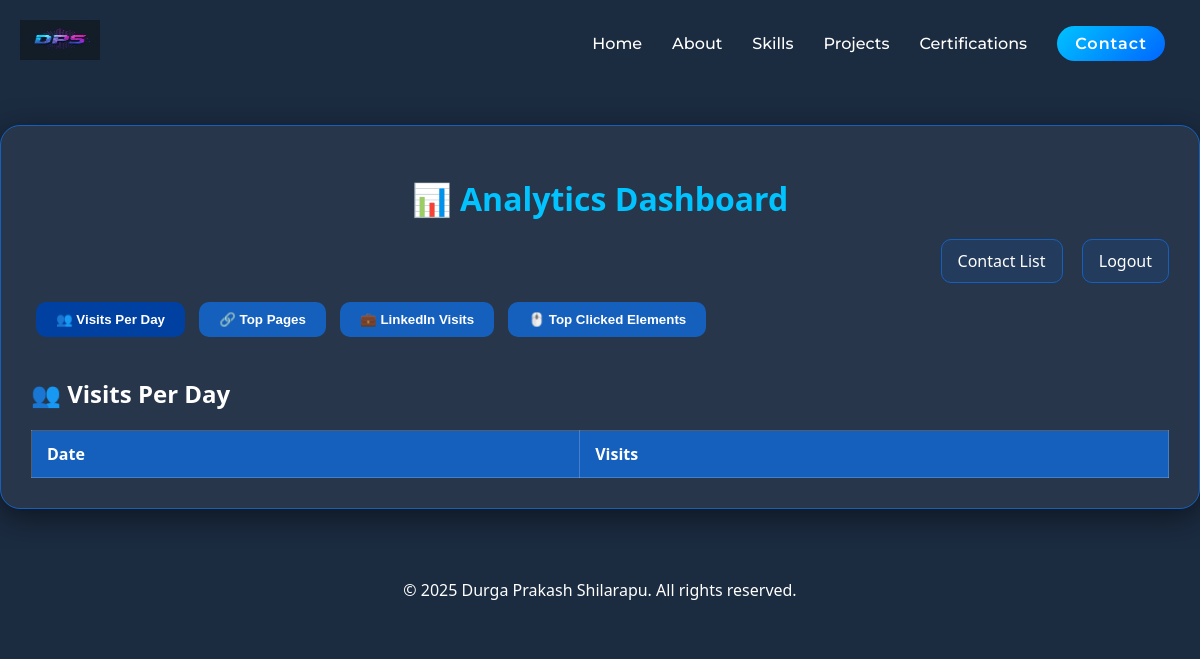
The page /analytics/ on the database as committed earlier.
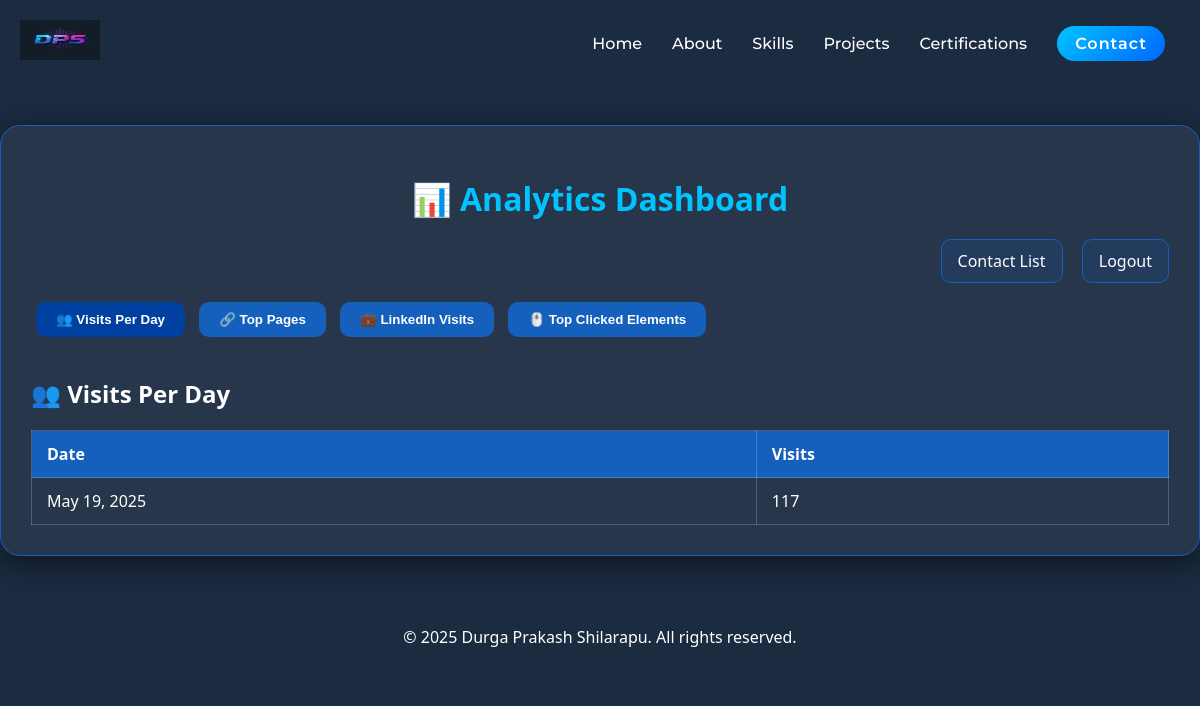
The same page on the database as committed later.
### Portfolio/models.py (models this page shows, shortened)
class VisitorLog(models.Model):
    ip_address = models.GenericIPAddressField()
    user_agent = models.TextField()
    referrer = models.URLField(null=True, blank=True)
    path = models.CharField(max_length=255)
    timestamp = models.DateTimeField(auto_now_add=True)
    clicked_element = models.CharField(max_length=255, null=True, blank=True)

### Portfolio/views.py (the view)
# urls.py: path('analytics/', analytics_dashboard, name='analytics_dashboard'),
def analytics_dashboard(request):
    visits_per_day = VisitorLog.objects.annotate(date=TruncDate('timestamp')).values('date').annotate(visits=Count('id')).order_by('-date')
    top_pages = VisitorLog.objects.values('path').annotate(visits=Count('id')).order_by('-visits')[:10]
    linkedin_visits = VisitorLog.objects.filter(referrer__icontains='linkedin.com').count()
    top_clicks = VisitorLog.objects.exclude(clicked_element__isnull=True).values('clicked_element').annotate(total=Count('id')).order_by('-total')[:10]
    return render(request, 'analytics_dashboard.html', {
        'visits_per_day': visits_per_day,
        'top_pages': top_pages,
        'linkedin_visits': linkedin_visits,
        'top_clicks': top_clicks
    })

### templates/analytics_dashboard.html (shortened to what this page needs)
{% extends "includes/base.html" %}
{% block content %}
<div class="dashboard-container">
  <h1>📊 Analytics Dashboard</h1>
  <div class="nav-links">
    <a href="{% url 'contact_list' %}" class="contact1-btn-nav">Contact List</a>
    <a href="{% url 'logout' %}" class="contact1-btn-nav">Logout</a>
  </div>
  <div>
    <button class="btn-toggle active" onclick="toggleSection('visits')">👥 Visits Per Day</button>
    <button class="btn-toggle" onclick="toggleSection('topPages')">🔗 Top Pages</button>
    <button class="btn-toggle" onclick="toggleSection('linkedin')">💼 LinkedIn Visits</button>
    <button class="btn-toggle" onclick="toggleSection('clicks')">🖱️ Top Clicked Elements</button>
  </div>
  <div id="visits" class="analytics-section">
    <h2>👥 Visits Per Day</h2>
    <table>
      <thead>
        <tr><th>Date</th><th>Visits</th></tr>
      </thead>
      <tbody>
        {% for item in visits_per_day %}
        <tr>
          <td data-label="Date">{{ item.date }}</td>
          <td data-label="Visits">{{ item.visits }}</td>
        </tr>
        {% endfor %}
      </tbody>
    </table>
  </div>
</div>
{% endblock %}

### templates/includes/base.html (shortened to what this page needs)
<!DOCTYPE html>
<html lang="en">
<head>
    {% load static %}
    <link rel="stylesheet" href="https://cdnjs.cloudflare.com/ajax/libs/font-awesome/6.5.0/css/all.min.css">
</head>
<body>
    <header>
        <div class="container">
            <a href="/">
                <img src="{% static 'dplogo.png' %}" alt="Logo">
            </a>
            <nav>
                <ul id="nav-links">
                    <li><a href="{% url 'home' %}">Home</a></li>
                    <li><a href="{% url 'about' %}">About</a></li>
                    <li><a href="{% url 'skill_list' %}">Skills</a></li>
                    <li><a href="{% url 'project_list' %}">Projects</a></li>
                    <li><a href="{% url 'certification_list' %}">Certifications</a></li>
                    <li><a href="{% url 'contact' %}" class="contact-btn-nav"><span>Contact</span></a></li>
                </ul>
            </nav>
        </div>
    </header>
    {% block content %}
    {% endblock %}
    <footer>
  <p>&copy; 2025 Durga Prakash Shilarapu. All rights reserved.</p>
</footer>
</body>
</html>

### templates/includes/base.html (style rules this page uses)
body { font-family: Arial, sans-serif; margin: 0; padding: 0; }
header { background-color: rgb(27, 43, 64); color: white; padding: 20px 0; position: sticky; top: 0; z-index: 1000; }
header .container { display: flex; justify-content: space-between; align-items: center; max-width: 1200px; margin: 0 auto; padding: 0 20px; }
header img { height: 40px; width: 80px; }
nav ul { list-style: none; margin: 0; padding: 0; display: flex; }
nav ul li { margin: 0 15px; }
nav ul li a, .contact-link { text-decoration: none; color: white; font-size: 1rem; font-weight: 500; transition: color 0.3s; font-family: 'Montserrat', sans-serif; }
footer { background-color: rgb(27, 43, 64); color: white; padding: 30px 0; text-align: center; margin-top: 10px; }
footer p { font-size: 1rem; margin: 0; }
.contact-btn-nav { background: linear-gradient(135deg, #00c3ff, #0066ff); color: white; padding: 8px 18px; border: none; border-radius: 30px; font-family: 'Montserrat', sans-serif; font-size: 1rem; font-weight: 600; letter-spacing: 1px; }

### templates/analytics_dashboard.html (style rules this page uses)
body { background: #1b2b40; font-family: 'Segoe UI', Tahoma, Geneva, Verdana, sans-serif; color: white; margin: 0; padding: 0; }
.dashboard-container { max-width: 1200px; margin: 40px auto; padding: 30px; background: rgba(255, 255, 255, 0.05); border: 1px solid #1560bd; border-radius: 20px; box-shadow: 0 8px 30px rgba(0, 0, 0, 0.5); }
h1 { text-align: center; color: #00c3ff; margin-bottom: 30px; }
.nav-links { text-align: right; margin-bottom: 20px; }
.contact1-btn-nav { color: white; text-decoration: none; margin-left: 15px; padding: 10px 16px; border: 1px solid #1560bd; border-radius: 10px; transition: 0.3s; background: rgba(0, 99, 255, 0.1); }
.btn-toggle { padding: 10px 20px; margin: 10px 5px; background-color: #1560bd; color: white; border: none; border-radius: 10px; cursor: pointer; transition: 0.3s ease; font-weight: bold; }
.btn-toggle.active, .btn-toggle:hover { background-color: #0040a0; }
.analytics-section { margin-top: 30px; }
table { width: 100%; border-collapse: collapse; margin-top: 15px; color: white; }
th, td { padding: 12px 15px; border: 1px solid rgba(255, 255, 255, 0.2); text-align: left; }
th { background-color: #1560bd; }

Rows that differ between the two databases and show on the page:
added VisitorLog: date "May 19, 2025", visits "117"
